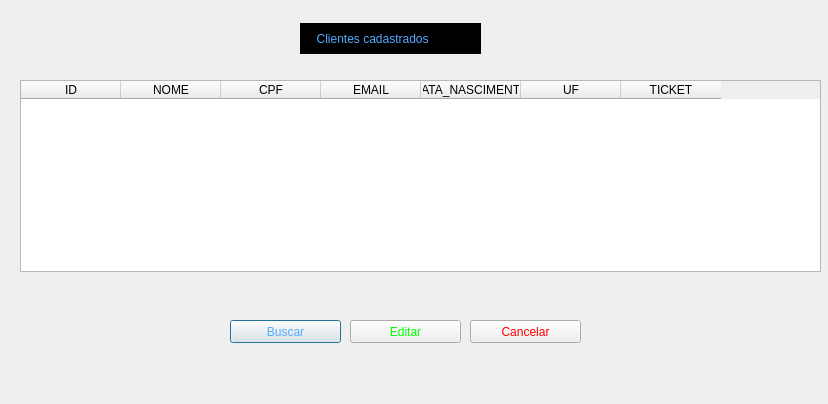
<?xml version="1.0" encoding="UTF-8"?>
<ui version="4.0">
 <class>Dialog</class>
 <widget class="QDialog" name="Dialog">
  <property name="geometry">
   <rect>
    <x>0</x>
    <y>0</y>
    <width>828</width>
    <height>404</height>
   </rect>
  </property>
  <property name="windowTitle">
   <string>Dialog</string>
  </property>
  <widget class="QTableWidget" name="tableWidget">
   <property name="geometry">
    <rect>
     <x>20</x>
     <y>80</y>
     <width>801</width>
     <height>192</height>
    </rect>
   </property>
   <column>
    <property name="text">
     <string>ID</string>
    </property>
   </column>
   <column>
    <property name="text">
     <string>NOME</string>
    </property>
   </column>
   <column>
    <property name="text">
     <string>CPF</string>
    </property>
   </column>
   <column>
    <property name="text">
     <string>EMAIL</string>
    </property>
   </column>
   <column>
    <property name="text">
     <string>DATA_NASCIMENTO</string>
    </property>
   </column>
   <column>
    <property name="text">
     <string>UF</string>
    </property>
   </column>
   <column>
    <property name="text">
     <string>TICKET</string>
    </property>
   </column>
  </widget>
  <widget class="QLabel" name="label">
   <property name="geometry">
    <rect>
     <x>300</x>
     <y>23</y>
     <width>181</width>
     <height>31</height>
    </rect>
   </property>
   <property name="styleSheet">
    <string notr="true">background-color: rgb(0, 0, 0);
color: rgb(85, 170, 255);
font: 75 12pt &quot;MS Shell Dlg 2&quot;;</string>
   </property>
   <property name="text">
    <string>     Clientes cadastrados</string>
   </property>
  </widget>
  <widget class="QPushButton" name="pushButton">
   <property name="geometry">
    <rect>
     <x>230</x>
     <y>320</y>
     <width>111</width>
     <height>23</height>
    </rect>
   </property>
   <property name="styleSheet">
    <string notr="true">color: rgb(85, 170, 255);</string>
   </property>
   <property name="text">
    <string>Buscar</string>
   </property>
  </widget>
  <widget class="QPushButton" name="pushButton_2">
   <property name="geometry">
    <rect>
     <x>350</x>
     <y>320</y>
     <width>111</width>
     <height>23</height>
    </rect>
   </property>
   <property name="styleSheet">
    <string notr="true">color: rgb(0, 255, 0);</string>
   </property>
   <property name="text">
    <string>Editar</string>
   </property>
  </widget>
  <widget class="QPushButton" name="pushButton_3">
   <property name="geometry">
    <rect>
     <x>470</x>
     <y>320</y>
     <width>111</width>
     <height>23</height>
    </rect>
   </property>
   <property name="styleSheet">
    <string notr="true">color: rgb(255, 0, 0);</string>
   </property>
   <property name="text">
    <string>Cancelar</string>
   </property>
  </widget>
 </widget>
 <resources/>
 <connections/>
</ui>
